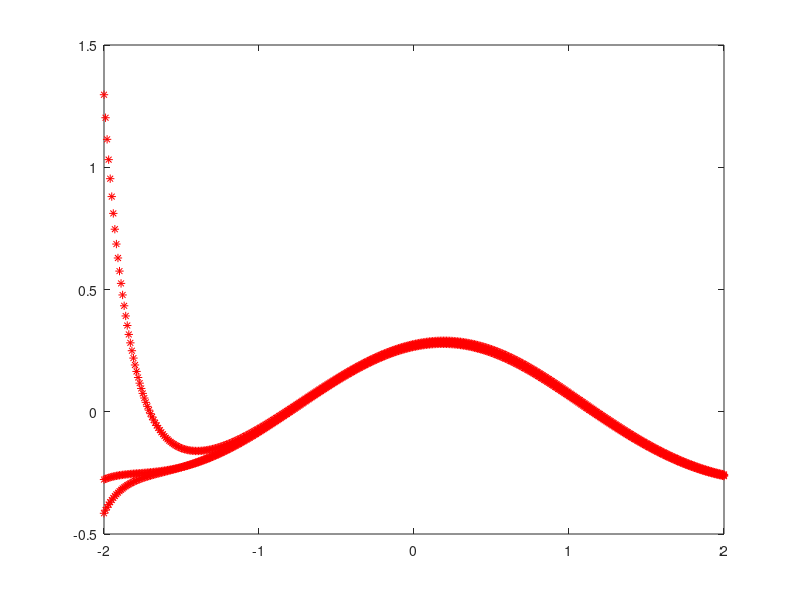
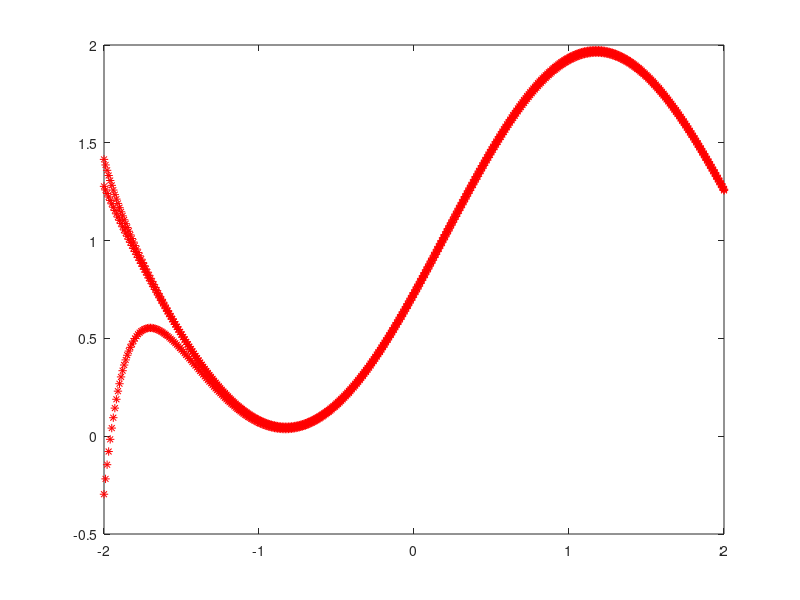
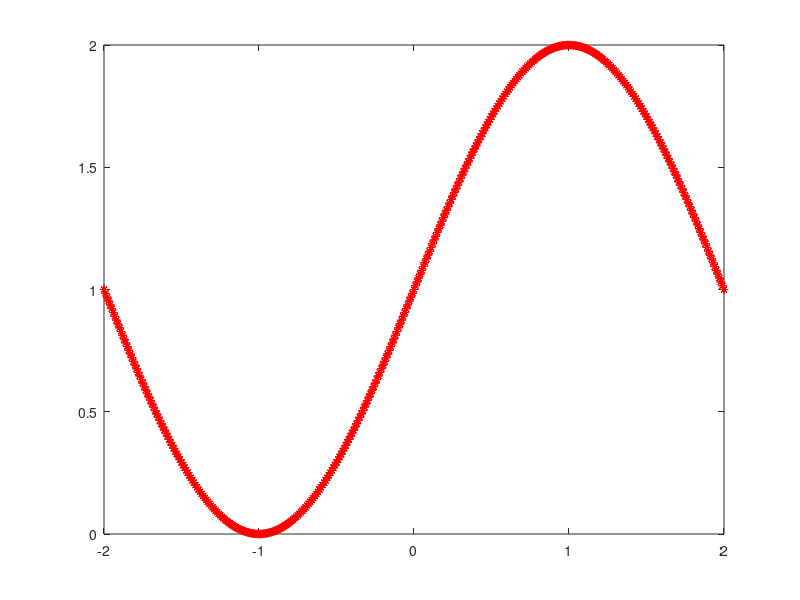

Source code (MATLAB) for these figures, in order:
clf; clc; clear;

# Init min/max 
xMax = 0.5;
xMin = -xMax; 
difference = xMax-xMin;

# Init w1, b1, w2, b2
W1(:, 1) = xMin + rand(1, 10)*difference; # For the first layer (logsig)
B1(:, 1) = xMin + rand(1, 10)*difference; # The new values of the weights, biases will be added to each column

W2(1, :) =(xMin+rand(1,10)*difference)'; # For the second layer (purelin)
B2(1) = xMin + rand(1, 1)*(difference); # The new values of the weights, biases will be added to each row

# Code is based on the sudocode from Diamantaras' Book

i = 1;
learningRate = 0.01;

while (1)
  for p = -2:0.01:2
    # FEED-FORWARD PHASE
    product = (W1(:, i).* p + B1(:, i)); # Compute activation for 1st layer
    A1(:, i) = 1./(1+exp(-product));
    A2(i) = W2(i, :)*A1(:, i) + B2(1); # Compute activation for 2nd layer
    
    # COMPUTE ERROR THROUGH THE COST FUNCTION
    error = 1 + sin(p * (pi/2)) - A2(i);
   
    # BACKPROPAGATION PREPARATION
    # Compute derivative for 1st activation, compute sensitivities
    derivative =[];
    for row = 1:10
      element = (1-A1(row,i))*A1(row,i);
      derivative = [derivative element];
    end
    R = diag(derivative);
    
    s2 = -2 * 1 * error;
    s1 = R * W2(i, :)' *s2;
    
    # UPDATE WEIGHTS AND BIASES
    W1(:, i+1) = W1(:, i) - learningRate * s1 * p;
    B1(:, i+1) = B1(:, i) - learningRate * s1;
    
    W2(i+1, :) = W2(i, :) - learningRate * s2 * A1(:,i)';
    B2(i+1) = B2(i) - learningRate * s2;

    figure(1);
    plot(p, error,'*r');
    hold on;
    
    figure(2);
    plot(p, A2(i),'*r');
    hold on;
    
    figure(3)
    plot(p,1 + sin(p*(pi/2)),'*r');
    hold on;
    
    i += 1;
  
  end
  
  if (abs(error) < 0.1 || i>1000)
    return # End if absolute error is smaller than the predefined threshold
  end

end
  
